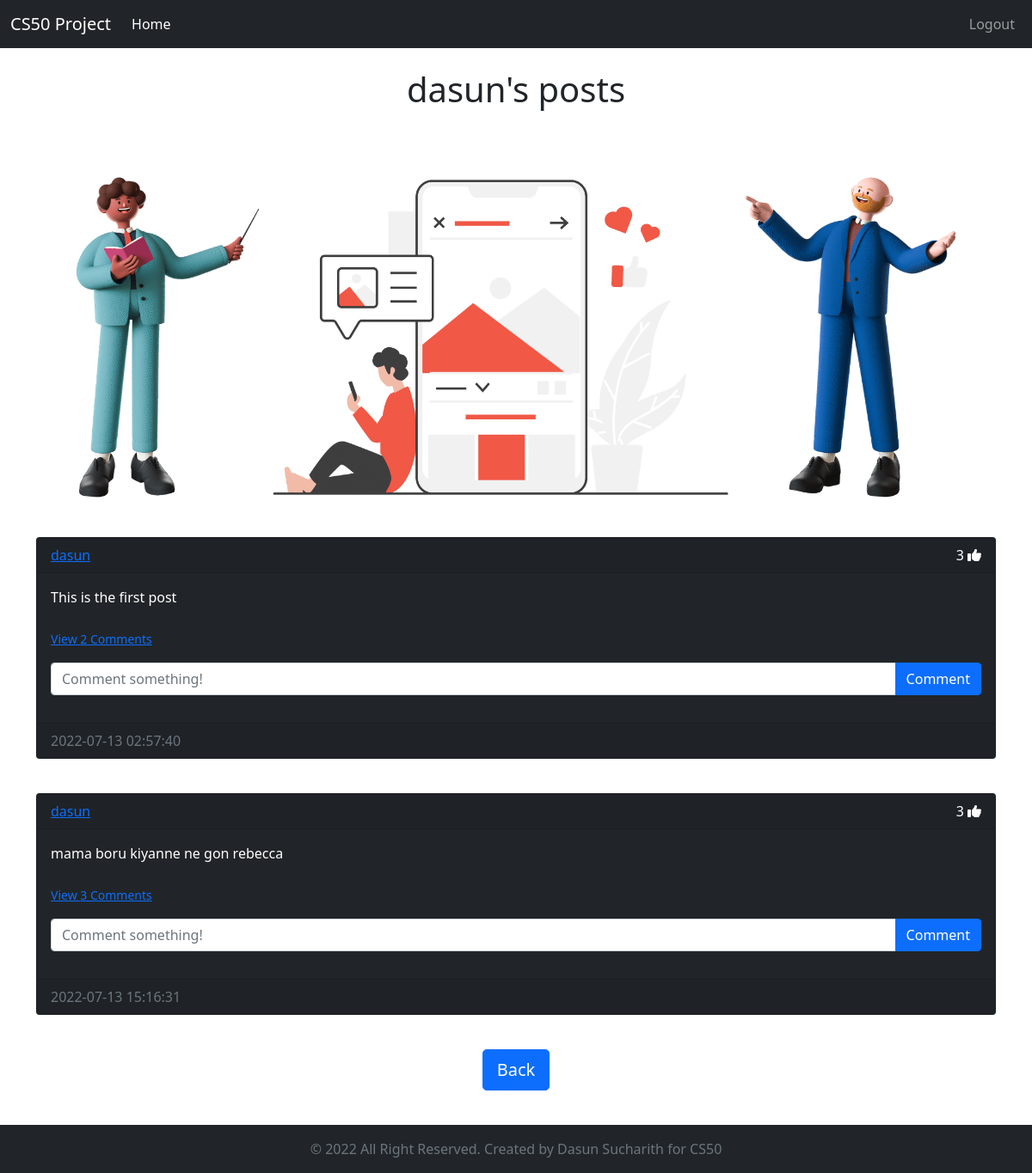
Screenshot of /posts/dasun (signed in) with the database file from the repository.
### website/models.py (models this page shows)
class User(db.Model, UserMixin):
    id = db.Column(db.Integer, primary_key=True)
    email = db.Column(db.String(150), unique=True)
    username = db.Column(db.String(150), unique=True)
    password = db.Column(db.String(150))
    date_created = db.Column(db.DateTime(timezone=True), default=func.now())
    posts = db.relationship('Post', backref='user', passive_deletes=True)
    comments = db.relationship('Comment', backref='user', passive_deletes=True)
    likes = db.relationship('Like', backref='user', passive_deletes=True)

class Post(db.Model):
    id = db.Column(db.Integer, primary_key=True)
    text = db.Column(db.Text, nullable=False)
    date_created = db.Column(db.DateTime(timezone=True), default=func.now())
    author = db.Column(db.Integer, db.ForeignKey(
        'user.id', ondelete='CASCADE'), nullable=False)
    comments = db.relationship('Comment', backref='post', passive_deletes=True)
    likes = db.relationship('Like', backref='post', passive_deletes=True)

### website/views.py (the view)
@views.route('/posts/<username>')
@login_required
def posts(username):
    user = User.query.filter_by(username=username).first()
    if not user:
        flash('No user with that username exists.', category='error')
        return redirect(url_for('views.home'))
    posts = user.posts
    return render_template('posts.html',user=current_user, posts=posts, username=username)

### website/__init__.py (called while the page is built)
def create_app():
    app = Flask(__name__)
    app.config['SECRET_KEY'] = "slviki.org"
    app.config['SQLALCHEMY_DATABASE_URI'] = f'sqlite:///{DB_NAME}'
    app.config['SQLALCHEMY_TRACK_MODIFICATIONS'] = False
    db.init_app(app)
    from .views import views
    from .auth import auth
    app.register_blueprint(views, url_prefix="/")
    app.register_blueprint(auth, url_prefix="/")
    from .models import User, Post, Comment, Like
    create_database(app)
    login_manager = LoginManager()
    login_manager.login_view = 'auth.login'
    login_manager.init_app(app)
    @login_manager.user_loader
    def load_user(id):
        return User.query.get(int(id))
    return app

### website/templates/posts.html (shortened to what this page needs)
{% extends "posts_div.html" %}
{% block header %}
  {{username}}'s posts
{% endblock %}
{% block footer %}
<div align="center">
  <a href="/home"
    ><button type="button" class="btn btn-primary btn-lg">Back</button></a
  >
</div>
{% endblock %}

### website/templates/posts_div.html (shortened to what this page needs)
{% extends "base.html" %}
{% block content %}
  <br />
  <h1 align="center">{% block header %}Posts{% endblock %}</h1>
  <br />
  <div class="row">
    <img src="{{url_for('static',filename = 'images/posts.png')}}" alt="posts" >
  </div>
  <div class="row">
    <div id="posts">
      {% for post in posts %}
        <div class="card text-white bg-dark mb-3">
          <div class="card-header d-flex justify-content-between align-items-center">
            <a href="/posts/{{post.user.username}}">{{post.user.username}}</a>
            <div>
              <span id="likes-count-{{post.id}}">
                {{ post.likes|length }}
              </span>
              {% if user.id in post.likes|map(attribute="author")|list %}
                <i class="fas fa-thumbs-up" id="like-button-{{post.id}}" onclick="like({{post.id}})"></i>
              {% else %}
                <i class="far fa-thumbs-up" id="like-button-{{post.id}}" onclick="like({{post.id}})"></i>
              {% endif %}
            </div>
          </div>
          <div class="card-body">
            <div class="card-text">{{post.text}}</div>
            <br />
            <p class="card-text bg-dark">
              {% if post.comments|length > 0 %}
                <a data-bs-toggle="collapse" href="#comments-{{post.id}}" role="button">
                  <small>View {{post.comments|length}} Comments</small>
                </a>
                {% else %}
                  <small class="text-muted">No Comments</small>
              {% endif %}
            </p>
            <form class="input-group mb-3" method="POST" action="/create-comment/{{post.id}}">
              <input type="text" id="text" name="text" class="form-control" placeholder="Comment something!" />
              <button type="submit" class="btn btn-primary">Comment</button>
            </form>
          </div>
          <div class="card-footer text-muted">{{post.date_created}}</div>
        </div>
        <br />
      {% endfor %}
    </div>
  </div>
  <div class="row">
    {% block footer %}{% endblock %}
  </div>
  <br /><br /><br /><br />
{% endblock %}

### rows the page displays
User: username "dasun"
Post: user.username "dasun", likes|length "3", text "This is the first post", comments|length "2", date_created "2022-07-13 02:57:40"
Post: user.username "dasun", likes|length "3", text "mama boru kiyanne ne gon rebecca", comments|length "3", date_created "2022-07-13 15:16:31"
